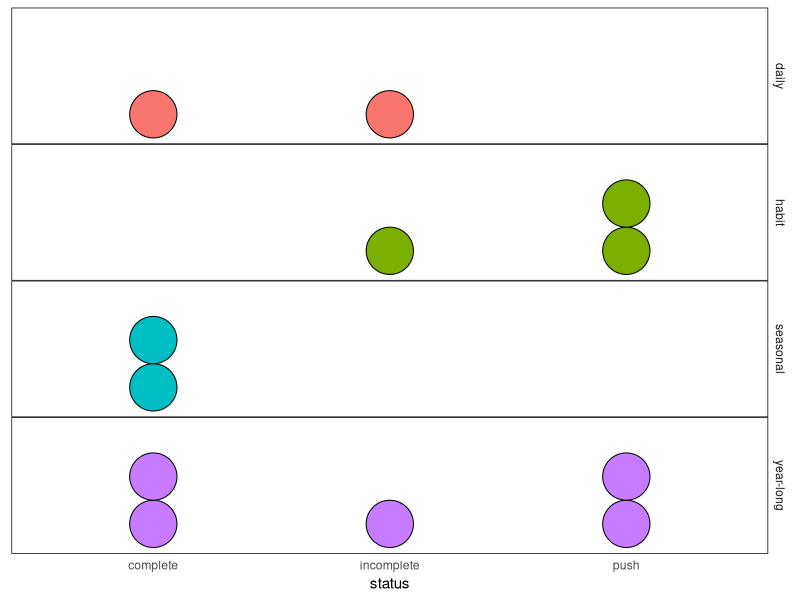

R code for this plot:
## ---- chunk 1
library(tidyverse)
library(ggplot2)
library(ggridges)

type <- c('daily', 'daily', 'habit', 'habit', 'habit', 'seasonal', 'seasonal', 'year-long', 'year-long', 'year-long', 'year-long', 'year-long')
status <- c('complete', 'incomplete', 'push', 'push', 'incomplete', 'complete', 'complete', 'complete', 'complete', 'push', 'push', 'incomplete')

results <- data.frame(type, status)

# ggplot(results, aes(x = type)) +
#   geom_bar(aes(fill = status))

# this works ------------------------------------
ggplot(results, aes(x = status)) +
  geom_dotplot(aes(fill = type), binwidth = .2) +
  facet_grid(vars(type)) +
  theme_minimal() +
  theme(panel.background = element_rect(fill = NA, color = "black"),
        panel.grid.major = element_blank(),
        panel.grid.minor = element_blank(),
        panel.spacing = unit(0, "lines"),
        axis.title.y = element_blank(),
        axis.ticks.y = element_blank(),
        axis.text.y = element_blank(),
        legend.position = "none")
# ------------------------------------------------

# ggplot(results) +
#   geom_dotplot(aes(x = status, fill = type), binwidth = .2) +
#   facet_grid(vars(type)) +
#   theme_minimal()
# 
# ggplot(results, aes(x = status, y = type)) +
#   geom_point() +
#   facet_grid(type ~ ., switch = "both")
# 
# library(waffle)
# ggplot(results, aes(fill=type, values=as.integer(status) )) +
#   geom_waffle(color = "white", size=1.125, n_rows = 3, flip = TRUE) +
#   facet_wrap(status~type) +
#   coord_equal() +
#   scale_x_discrete(expand=c(0,1)) +
#   scale_y_discrete(expand=c(0,1))
# 
# ggplot(results, aes(fill=type, values=sum(as.integer(status)) )) +
#   geom_waffle() +
#   facet_wrap(status~type) +
#   coord_equal()
# 
# ggplot(results) +
#   geom_dotplot(aes(x=status, y=type), binwidth=.2) +
#   facet_grid(vars(type))
# 
# ggplot(results) + 
#   geom_histogram(aes(x=status), stat = "count") +
#   facet_grid(status~type)
